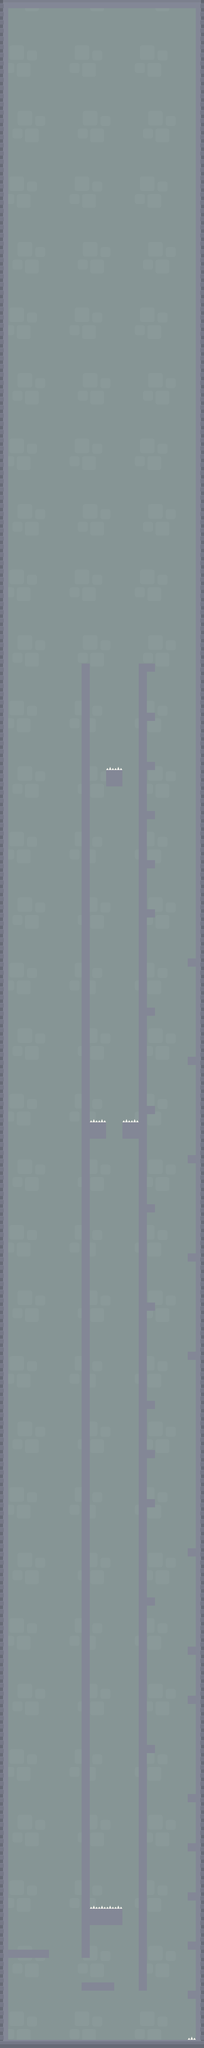

This game map was drawn from its Tiled (.tmx) file and the tilesets committed beside it. A one-line description and the trimmed map source follow:
An orthogonal 25x250 tile map with 32x32 px tiles, 5 tile layers (background, middleground1, middleground, middleground2, ...), 6 tilesets and 44 objects.

<map version="1.0" orientation="orthogonal" renderorder="left-up" width="25" height="250" tilewidth="32" tileheight="32" nextobjectid="65">
 <tileset firstgid="1" name="background" tilewidth="32" tileheight="32">
  <image source="../Platformer/Base/bg_castle.png" width="256" height="256" />
 </tileset>
 <tileset firstgid="65" name="tower" tilewidth="32" tileheight="32">
  <image source="../Platformer/Base/Tiles32/darkHouseBottomLeft.png" width="64" height="64" />
 </tileset>
 <tileset firstgid="69" name="torew2" tilewidth="32" tileheight="32">
  <image source="../Platformer/Base/Tiles32/darkHouseBottomRight.png" width="64" height="64" />
 </tileset>
 <tileset firstgid="73" name="tower3" tilewidth="32" tileheight="32">
  <image source="../Platformer/Base/Tiles32/darkHouseTopLeft.png" width="64" height="64" />
 </tileset>
 <tileset firstgid="77" name="tower4" tilewidth="32" tileheight="32">
  <image source="../Platformer/Base/Tiles32/darkHouseTopRight.png" width="64" height="64" />
 </tileset>
 <tileset firstgid="81" name="tiles32" tilewidth="32" tileheight="32">
  <tile id="0">
   <image width="32" height="32" source="../Platformer/Base/Tiles32/smallspikes.png" />
  </tile>
 </tileset>
 <layer name="background" width="25" height="250">
  <data>[6250 cells, 0 non-empty, 0 distinct tile ids]</data>
 </layer>
 <layer name="middleground1" width="25" height="250">
  <data>[6250 cells, 6250 non-empty, 74 distinct tile ids]</data>
 </layer>
 <layer name="middleground" width="25" height="250">
  <data>[6250 cells, 377 non-empty, 2 distinct tile ids]</data>
 </layer>
 <layer name="middleground2" width="25" height="250">
  <data>[6250 cells, 11 non-empty, 1 distinct tile ids]</data>
 </layer>
 <layer name="foreground" width="25" height="250">
  <data>[6250 cells, 0 non-empty, 0 distinct tile ids]</data>
 </layer>
 <objectgroup name="solid">
  <object id="1" x="0" y="7968" width="800" height="30" />
  <object id="2" x="0" y="1" width="31" height="7966" />
  <object id="4" x="767" y="2" width="31" height="7964" />
  <object id="5" x="32" y="1" width="733" height="29" />
  <object id="11" x="736" y="7200" width="31" height="32" />
  <object id="12" x="736" y="7391" width="32" height="32" />
  <object id="13" x="736" y="7585" width="32" height="31" />
  <object id="14" x="735" y="7776" width="30" height="33" />
  <object id="16" x="735" y="7008" width="32" height="33" />
  <object id="17" x="578" y="6817" width="28" height="32" />
  <object id="18" x="735" y="6623" width="33" height="33" />
  <object id="19" x="737" y="6433" width="31" height="30" />
  <object id="20" x="575" y="6239" width="32" height="35" />
  <object id="21" x="736" y="6049" width="32" height="31" />
  <object id="22" x="576" y="5856" width="31" height="31" />
  <object id="23" x="577" y="5665" width="30" height="31" />
  <object id="24" x="577" y="5471" width="30" height="31" />
  <object id="25" x="738" y="5280" width="29" height="30" />
  <object id="26" x="577" y="5086" width="30" height="33" />
  <object id="27" x="738" y="4895" width="28" height="31" />
  <object id="28" x="578" y="4703" width="29" height="33" />
  <object id="29" x="738" y="4512" width="30" height="29" />
  <object id="30" x="576" y="4320" width="30" height="32" />
  <object id="31" x="737" y="4128" width="29" height="33" />
  <object id="32" x="576" y="3935" width="30" height="33" />
  <object id="33" x="737" y="3743" width="31" height="31" />
  <object id="34" x="575" y="3551" width="31" height="31" />
  <object id="35" x="575" y="3359" width="31" height="32" />
  <object id="36" x="579" y="3167" width="29" height="31" />
  <object id="37" x="577" y="2975" width="30" height="32" />
  <object id="38" x="578" y="2784" width="29" height="32" />
  <object id="39" x="576" y="2591" width="31" height="31" />
  <object id="58" x="320" y="2593" width="30" height="5053" />
  <object id="59" x="544" y="2592" width="30" height="5182" />
  <object id="60" x="351" y="7457" width="124" height="65" />
  <object id="61" x="33" y="7618" width="157" height="30" />
  <object id="62" x="319" y="7745" width="129" height="31" />
 </objectgroup>
 <objectgroup name="teleport">
  <object id="54" x="564" y="2501" width="33" height="59">
   <properties>
    <property name="start" value="" />
   </properties>
  </object>
  <object id="63" x="353" y="7358" width="48" height="80">
   <properties>
    <property name="level" value="../Maps/newhubworld.tmx" />
   </properties>
  </object>
 </objectgroup>
 <objectgroup name="objects" />
 <objectgroup name="death">
  <object id="44" x="352" y="7441" width="126" height="13" />
  <object id="45" x="351" y="4374" width="62" height="9" />
  <object id="47" x="482" y="4373" width="61" height="9" />
  <object id="48" x="418" y="2997" width="59" height="10" />
  <object id="56" x="737" y="7955" width="30" height="11" />
 </objectgroup>
</map>
